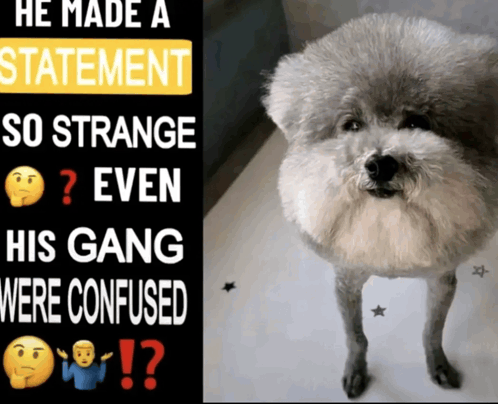
#> input picture img.png, 498 x 404 px, given in place of img.jpg, which was not available
$ python circles.py
#> lines starting #> are read from the running program, lines starting #| are printed output that depends on the picture; pictures that were not available may be replaced by others from this repository, and a replacement may not be noted
import cv2, numpy

def pipeline(path):
#> called with path = 'img.jpg'
    image = cv2.imread(path)
#> image is the input picture: shape (404, 498, 3); mean B, G, R 101.2, 110.2, 115.9
    if image is None:
        raise ValueError("Image not found")

    # shape = (height, width, channels)
    height, width, channels = image.shape
#> height = 404; width = 498; channels = 3

    ratio = width / height
#> ratio = 1.23
    height = 400
    width = int(ratio * height)
#> width = 493

    resized = cv2.resize(image, (width, height), interpolation=cv2.INTER_LINEAR)
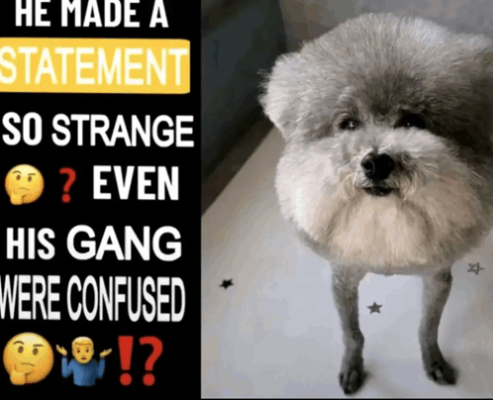
#> resized: shape (400, 493, 3); mean B, G, R 101.1, 110.2, 115.8
    cv2.imshow("resized", resized)

    gray = cv2.cvtColor(resized, cv2.COLOR_BGR2GRAY)
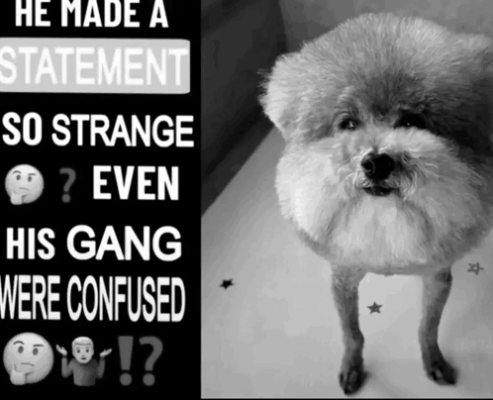
#> gray: shape (400, 493); min 0, max 255, mean 110.8
    blurred = cv2.GaussianBlur(gray, (7,7), 0)
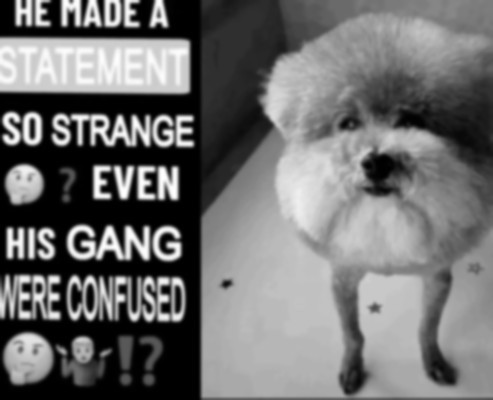
#> blurred: shape (400, 493); min 0, max 255, mean 110.9
    canny = cv2.Canny(blurred, 100, 200)
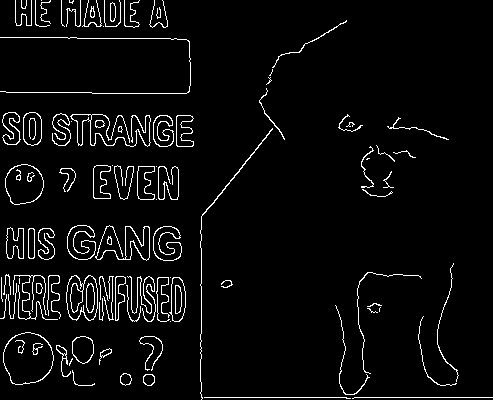
#> canny: shape (400, 493); 4.5% white in thin lines or dots

    pixel_size = 7
    p_width = width // pixel_size
#> p_width = 70
    p_height = height // pixel_size

    canny_color = cv2.cvtColor(canny, cv2.COLOR_GRAY2BGR)
#> canny_color: shape (400, 493, 3); 4.5% white in thin lines or dots
    pixels = numpy.zeros((p_width+2,p_height+2))
    for i in range(p_height+2):
        for j in range(p_width+2):
            x = j * pixel_size
            y = i * pixel_size
            cv2.circle(canny_color, (x, y), 2, (0,255,0), -1)
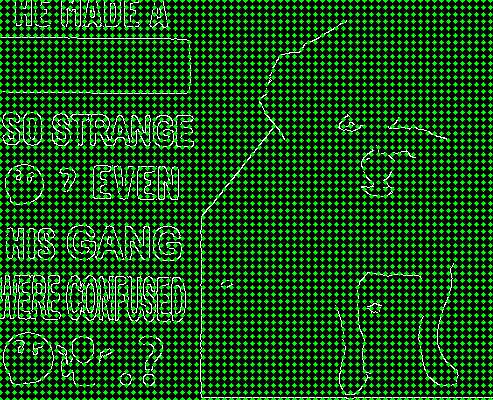
#> canny_color: shape (400, 493, 3); mean B, G, R 8.7, 76.9, 8.7

    cv2.imshow("grid", canny_color)
    cv2.waitKey(0)
    cv2.destroyAllWindows()

path = "img.jpg"
pipeline(path)
